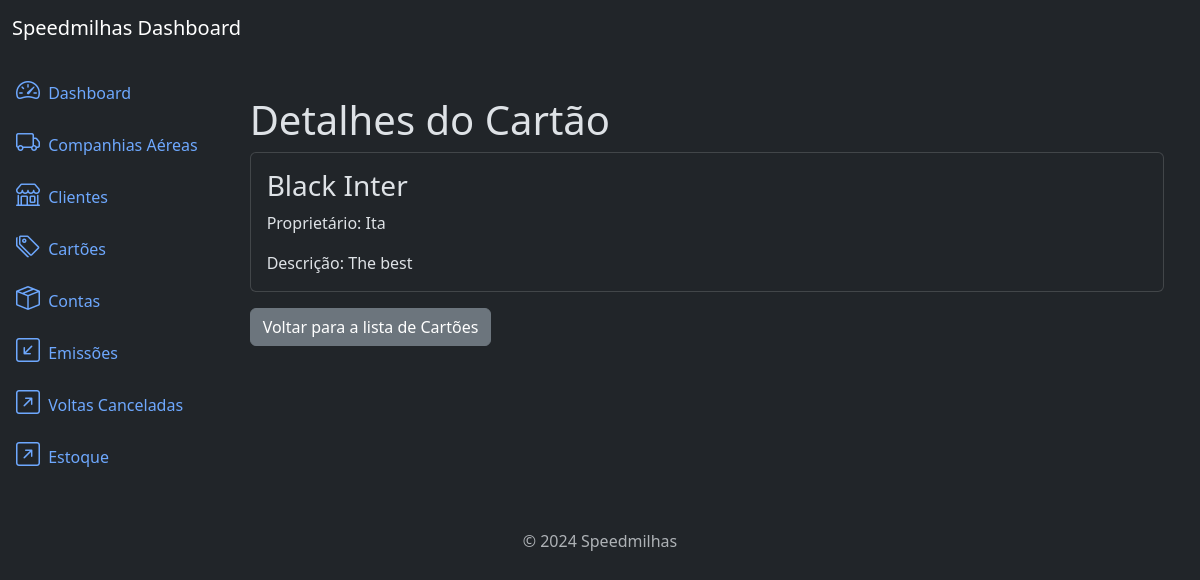
/cards/1/detail/, run on the app's committed database.
### cards/models.py (models this page shows, shortened)
class Card(models.Model):
    name = models.CharField(max_length=50)
    owner = models.CharField(max_length=200)
    description = models.TextField(null=True, blank=True)
    created_at = models.DateField(auto_now_add=True)
    updated_at = models.DateField(auto_now=True)
    class Meta:
        ordering = ['owner']

### cards/views.py (the view)
# urls.py: path('cards/<int:pk>/detail/', CardDetailView.as_view(), name='card_detail'),
class CardDetailView(DetailView):
    model = Card
    template_name = 'card_detail.html'

### cards/templates/card_detail.html
{% extends 'base.html' %}
{% block content %}
<div class="container mt-4">
    <h3 class="display-6">Detalhes do Cartão</h3>
    <div class="card">
        <div class="card-body">
            <h3 class="card-title">{{ object.name }}</h3>
            <p class="card-text">Proprietário: {{ object.owner }}</p>
            <p class="card-text">Descrição: {{ object.description }}</p>
        </div>
    </div>
    <a href="{% url 'card_list' %}" class="btn btn-secondary mt-3">Voltar para a lista de Cartões</a>
</div>
{% endblock %}

### data on the page
Card: name "Black Inter", owner "Ita", description "The best"
